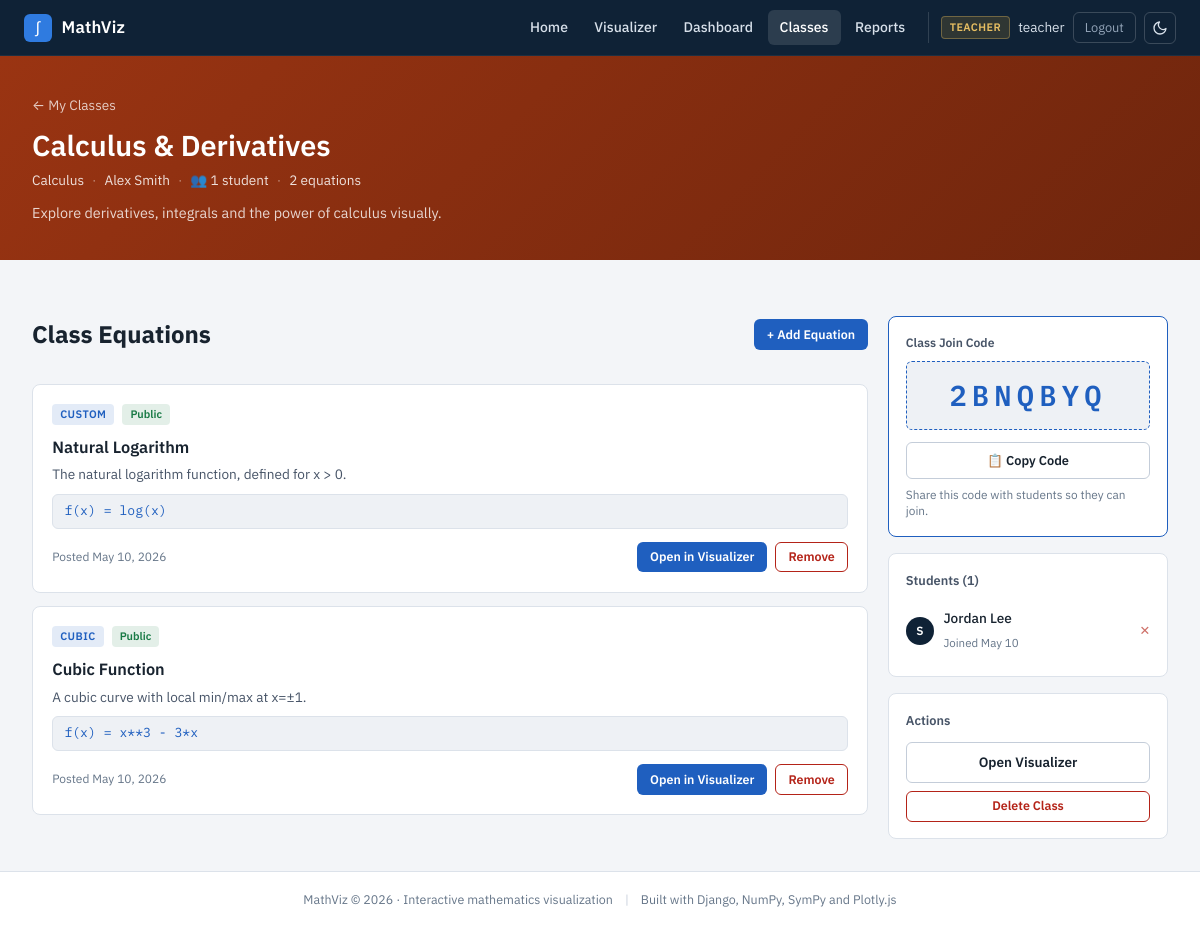
Screenshot of /classes/2/ (signed in) with the database file from the repository.
### accounts/models.py (models this page shows, shortened)
class CustomUser(AbstractUser):
    role = models.CharField(max_length=10, choices=ROLE_CHOICES, default='student')
    bio = models.TextField(blank=True)
    created_at = models.DateTimeField(auto_now_add=True)
    def is_teacher(self):
        return self.role == 'teacher' or self.is_superuser

### visualizer/models.py (models this page shows, shortened)
class Classroom(models.Model):
    name = models.CharField(max_length=200)
    description = models.TextField(blank=True)
    subject = models.CharField(max_length=100, blank=True)
    teacher = models.ForeignKey(
        CustomUser, on_delete=models.CASCADE, related_name='taught_classes'
    )
    join_code = models.CharField(max_length=10, unique=True)
    banner_color = models.CharField(max_length=7, default='#1f4e79')
    is_active = models.BooleanField(default=True)
    created_at = models.DateTimeField(auto_now_add=True)
    updated_at = models.DateTimeField(auto_now=True)
    class Meta:
        ordering = ['-created_at']

class Equation(models.Model):
    user = models.ForeignKey(CustomUser, on_delete=models.CASCADE, related_name='equations')
    classroom = models.ForeignKey(
        Classroom, on_delete=models.SET_NULL, null=True, blank=True, related_name='equations'
    )
    title = models.CharField(max_length=200)
    equation_type = models.CharField(max_length=20, choices=EQUATION_TYPES, default='custom')
    expression = models.TextField()
    description = models.TextField(blank=True)
    is_public = models.BooleanField(default=False)
    created_at = models.DateTimeField(auto_now_add=True)
    updated_at = models.DateTimeField(auto_now=True)
    class Meta:
        ordering = ['-created_at']

class ClassMembership(models.Model):
    classroom = models.ForeignKey(
        Classroom, on_delete=models.CASCADE, related_name='memberships'
    )
    student = models.ForeignKey(
        CustomUser, on_delete=models.CASCADE, related_name='class_memberships'
    )
    joined_at = models.DateTimeField(auto_now_add=True)
    class Meta:
        unique_together = ('classroom', 'student')
        ordering = ['-joined_at']

### visualizer/views.py (the view)
# urls.py: path('classes/<int:class_id>/', views.class_detail, name='class_detail'),
@login_required
def class_detail(request, class_id):
    classroom = get_object_or_404(Classroom, id=class_id)
    user = request.user
    is_teacher = (classroom.teacher == user) or user.is_admin_user()
    is_member = classroom.memberships.filter(student=user).exists()
    if not is_teacher and not is_member:
        messages.error(request, 'You are not a member of this class.')
        return redirect('classes_home')
    equations = classroom.equations.select_related('user').order_by('-created_at')
    members = classroom.memberships.select_related('student').order_by('-joined_at')
    teacher_classes = []
    if is_teacher:
        teacher_classes = Classroom.objects.filter(teacher=user).exclude(id=class_id)
    context = {
        'classroom': classroom,
        'equations': equations,
        'members': members,
        'is_teacher': is_teacher,
        'is_member': is_member,
        'member_count': members.count(),
        'eq_count': equations.count(),
        'teacher_classes': teacher_classes,
    }
    return render(request, 'visualizer/class_detail.html', context)

### templates/visualizer/class_detail.html (shortened to what this page needs)
{% extends 'base.html' %}
{% load static %}
{% block content %}
<div class="class-detail-header" style="--banner:{{ classroom.banner_color }}">
    <div class="class-detail-banner">
        <div class="class-detail-meta">
            <a href="{% url 'classes_home' %}" class="back-link">← My Classes</a>
        </div>
        <h1 class="class-detail-name">{{ classroom.name }}</h1>
        <div class="class-detail-info">
            <span>{{ classroom.subject|default:"Mathematics" }}</span>
            <span class="sep">·</span>
            <span>{{ classroom.teacher.get_full_name|default:classroom.teacher.username }}</span>
            <span class="sep">·</span>
            <span>👥 {{ member_count }} student{{ member_count|pluralize }}</span>
            <span class="sep">·</span>
            <span>{{ eq_count }} equation{{ eq_count|pluralize }}</span>
        </div>
        {% if classroom.description %}
        <p class="class-detail-desc">{{ classroom.description }}</p>
        {% endif %}
    </div>
</div>
<div class="page-container">
    <div class="class-body-grid">
        <div class="class-main">
            <div class="section-title-row">
                <h2>Class Equations</h2>
                {% if is_teacher %}
                <a href="{% url 'visualizer' %}?class={{ classroom.id }}" class="btn-primary btn-sm">+ Add Equation</a>
                {% endif %}
            </div>
            {% if equations %}
            <div class="class-equations-list">
                {% for eq in equations %}
                <div class="class-eq-card">
                    <div class="class-eq-top">
                        <span class="eq-type-badge">{{ eq.get_equation_type_display }}</span>
                        {% if eq.is_public %}<span class="badge-public">Public</span>{% endif %}
                    </div>
                    <h3 class="class-eq-title">{{ eq.title }}</h3>
                    {% if eq.description %}<p class="class-eq-desc">{{ eq.description }}</p>{% endif %}
                    <code class="class-eq-expr">f(x) = {{ eq.expression }}</code>
                    <div class="class-eq-footer">
                        <span class="eq-date">Posted {{ eq.created_at|date:"M d, Y" }}</span>
                        <div style="display:flex;gap:.5rem">
                            <a href="{% url 'visualizer' %}?eq={{ eq.id }}" class="btn-sm btn-primary">Open in Visualizer</a>
                            {% if is_teacher %}
                            <a href="{% url 'remove_equation_from_class' classroom.id eq.id %}"
                               class="btn-sm btn-danger"
                               onclick="return confirm('Remove this equation from the class?')">Remove</a>
                            {% endif %}
                        </div>
                    </div>
                </div>
                {% endfor %}
            </div>
            {% endif %}
        </div>
        <aside class="class-sidebar">
            {% if is_teacher %}
            <div class="sidebar-card code-card">
                <div class="code-card-label">Class Join Code</div>
                <div class="join-code-display" id="joinCode">{{ classroom.join_code }}</div>
                <button class="btn-outline btn-full" style="margin-top:.75rem;font-size:.8rem" onclick="copyCode()">📋 Copy Code</button>
                <p class="code-hint">Share this code with students so they can join.</p>
            </div>
            {% endif %}
            <div class="sidebar-card">
                <div class="sidebar-card-title">
                    {% if is_teacher %}Students ({{ member_count }}){% else %}Classmates ({{ member_count }}){% endif %}
                </div>
                {% if members %}
                <div class="members-list">
                    {% for m in members %}
                    <div class="member-row">
                        <div class="member-avatar">{{ m.student.username|first|upper }}</div>
                        <div class="member-info">
                            <span class="member-name">{{ m.student.get_full_name|default:m.student.username }}</span>
                            <span class="member-joined">Joined {{ m.joined_at|date:"M d" }}</span>
                        </div>
                        {% if is_teacher %}
                        <a href="{% url 'remove_member' classroom.id m.student.id %}"
                           class="member-remove" title="Remove student"
                           onclick="return confirm('Remove {{ m.student.username }} from this class?')">✕</a>
                        {% endif %}
                    </div>
                    {% endfor %}
                </div>
                {% else %}
                <p class="text-muted" style="font-size:.85rem">No students yet.</p>
                {% endif %}
            </div>
            <div class="sidebar-card">
                <div class="sidebar-card-title">Actions</div>
                <div style="display:flex;flex-direction:column;gap:.5rem">
                    <a href="{% url 'visualizer' %}?class={{ classroom.id }}" class="btn-outline btn-full" style="font-size:.85rem">Open Visualizer</a>
                    {% if is_teacher %}
                    <a href="{% url 'delete_class' classroom.id %}"
                       class="btn-sm btn-danger" style="width:100%;justify-content:center"
                       onclick="return confirm('Permanently delete this class and all its equations?')">Delete Class</a>
                    {% else %}
                    <a href="{% url 'leave_class' classroom.id %}"
                       class="btn-sm btn-danger" style="width:100%;justify-content:center"
                       onclick="return confirm('Leave this class?')">Leave Class</a>
                    {% endif %}
                </div>
            </div>
        </aside>
    </div>
</div>
{% endblock %}

### templates/base.html (shortened to what this page needs)
<!DOCTYPE html>
<html lang="en">
<head>
    {% load static %}
    <link rel="stylesheet" href="{% static 'css/style.css' %}">
</head>
<body class="{% block body_class %}{% endblock %}">
<nav class="navbar">
    <a href="{% url 'home' %}" class="nav-brand">
        <span class="brand-icon">∫</span>
        <span class="brand-text">MathViz</span>
    </a>
    <div class="nav-links">
        <a href="{% url 'home' %}" class="nav-link {% if request.resolver_match.url_name == 'home' %}active{% endif %}">Home</a>
        <a href="{% url 'visualizer' %}" class="nav-link {% if request.resolver_match.url_name == 'visualizer' %}active{% endif %}">Visualizer</a>
        {% if user.is_authenticated %}
            <a href="{% url 'dashboard' %}" class="nav-link {% if request.resolver_match.url_name == 'dashboard' %}active{% endif %}">Dashboard</a>
            <a href="{% url 'classes_home' %}" class="nav-link {% if 'class' in request.resolver_match.url_name %}active{% endif %}">Classes</a>
            {% if user.is_teacher or user.is_superuser %}
                <a href="{% url 'reports' %}" class="nav-link {% if request.resolver_match.url_name == 'reports' %}active{% endif %}">Reports</a>
            {% endif %}
            <div class="nav-user">
                <span class="user-badge {{ user.role }}">{{ user.get_role_display }}</span>
                <span class="username">{{ user.username }}</span>
                <a href="{% url 'logout' %}" class="btn-logout">Logout</a>
            </div>
        {% else %}
            <a href="{% url 'login' %}" class="nav-link">Login</a>
            <a href="{% url 'register' %}" class="btn-register">Get Started</a>
        {% endif %}
        <button class="theme-toggle" id="themeToggle" type="button" aria-label="Switch between light and dark theme" title="Switch theme">
            <svg class="icon-moon" viewBox="0 0 24 24" fill="none" stroke="currentColor" stroke-width="2" stroke-linecap="round" stroke-linejoin="round"><path d="M21 12.8A9 9 0 1 1 11.2 3a7 7 0 0 0 9.8 9.8z"/></svg>
        </button>
    </div>
</nav>
<main class="main-content">
    {% block content %}{% endblock %}
</main>
<footer class="footer">
    <div class="footer-inner">
        <span>MathViz &copy; {% now "Y" %} · Interactive mathematics visualization</span>
        <span class="footer-sep">|</span>
        <span>Built with Django, NumPy, SymPy and Plotly.js</span>
    </div>
</footer>
</body>
</html>

### rows the page displays
CustomUser: role "TEACHER", username "teacher"
Classroom: name "Calculus & Derivatives", subject "Calculus", teacher.get_full_name "Alex Smith", description "Explore derivatives, integrals and the power of calculus visually.", join_code "2BNQBYQ"
Equation: equation_type "CUSTOM", is_public "Public", title "Natural Logarithm", description "The natural logarithm function, defined for x > 0.", expression "log(x)", created_at "May 10, 2026"
Equation: equation_type "CUBIC", is_public "Public", title "Cubic Function", description "A cubic curve with local min/max at x=±1.", expression "x**3 - 3*x", created_at "May 10, 2026"
ClassMembership: student.username|first "S", student.get_full_name "Jordan Lee", joined_at "May 10"

### other values shown
{{ member_count }} "1"
{{ eq_count }} "2"
